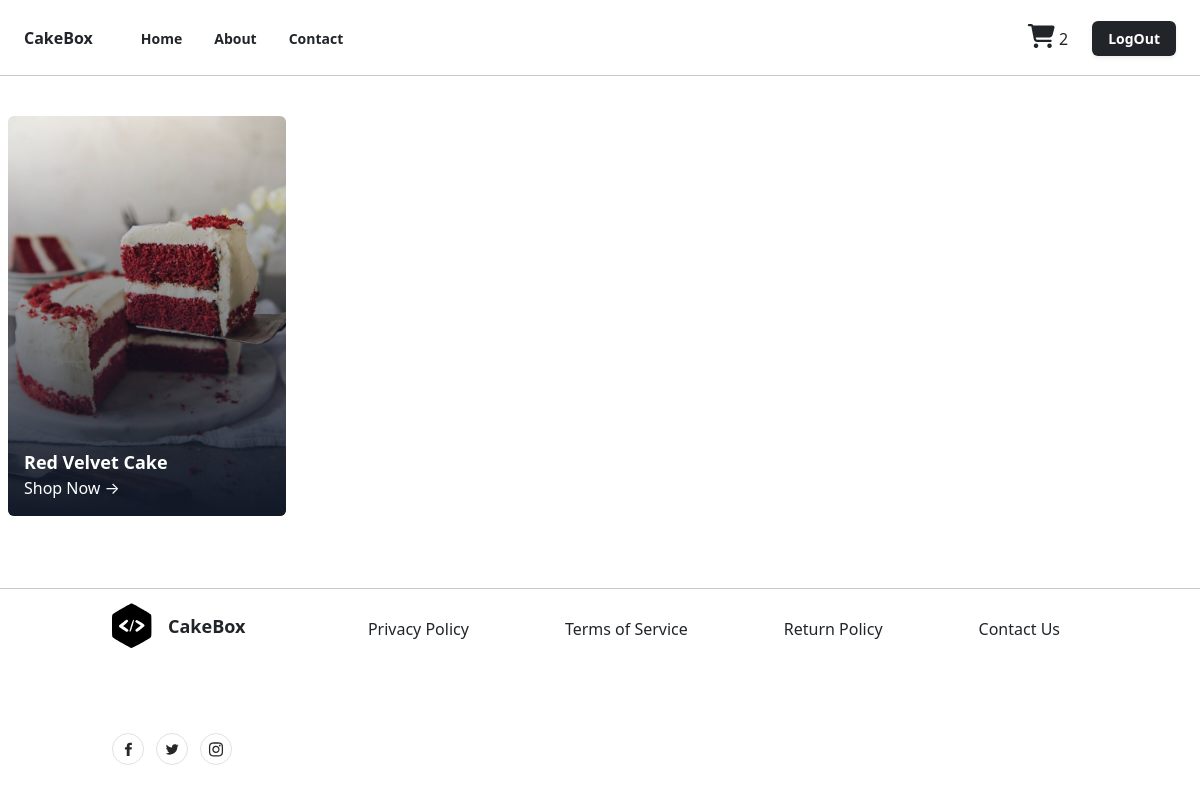
/cakes/1/list/ (signed in), run on an earlier commit of the app's database.
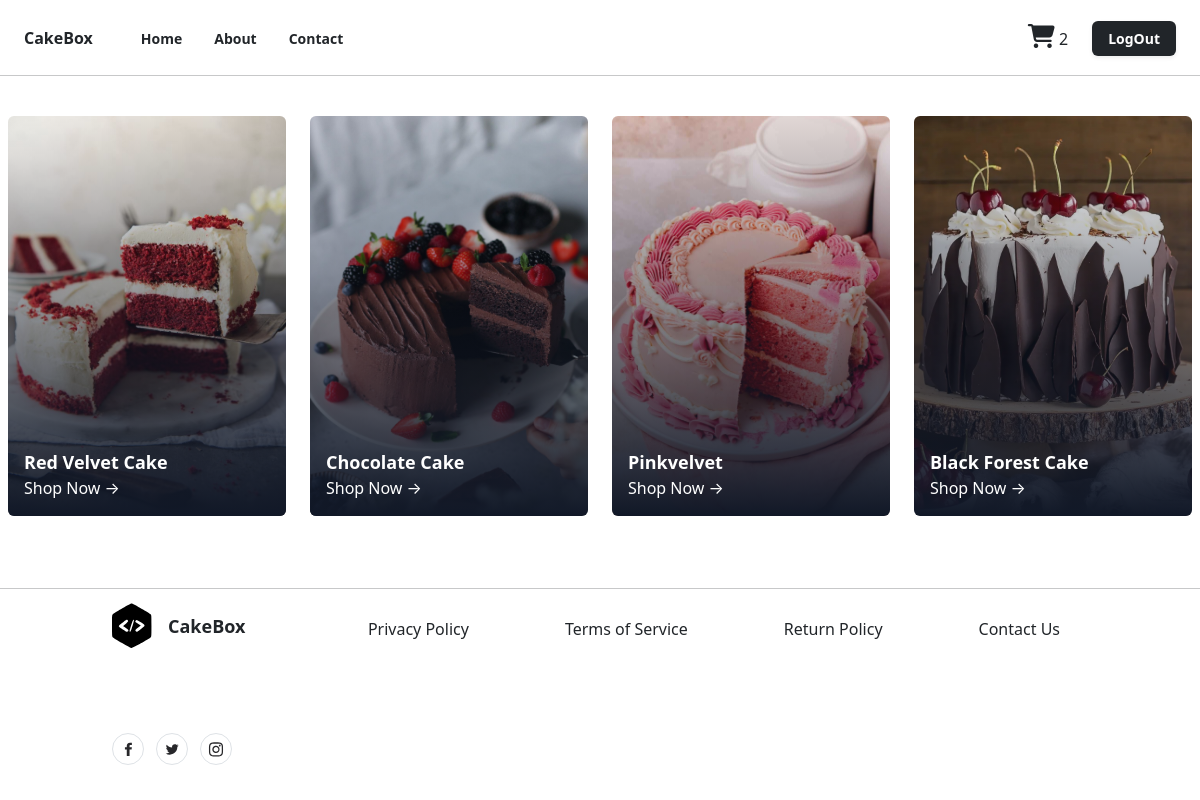
And on a later commit of the database.
### shop/models.py (models this page shows, shortened)
class CakeVarient(models.Model):
    cake_object=models.ForeignKey(Cake,on_delete=models.CASCADE,related_name='cakeitem')
    flavour_object=models.ForeignKey(Flavour,on_delete=models.CASCADE,)
    category_object=models.ForeignKey(Category,on_delete=models.CASCADE,name="cakecategory")
    image=models.ImageField(upload_to="cake_images",default="default.jpg",null=True,blank=True)
    shape_options=(
        ("Round","Round"),
        ("Square","Square"),
        ("Rectangle","Rectangle"),
        ("Heart","Heart"),
        ("Custom","Custom"),
   )
    shape=models.CharField(max_length=150,choices=shape_options,default="custom")
    weight_options=(
        ("250gm","250gm"),
        ("500gm","500gm"),
        ("1kg","1kg"),
        ("2kg","2kg"),
        ("Custom","Custom"),
    )
    weight=models.CharField(max_length=150,choices=weight_options,default="500")
    price=models.PositiveIntegerField()
    created_date=models.DateTimeField(auto_now_add=True)
    updated_date=models.DateTimeField(auto_now=True)
    is_active=models.BooleanField(default=True)

class Cake(models.Model):
    name=models.CharField(max_length=150,unique=True)
    occasion_object=models.ManyToManyField(Occasion)
    created_date=models.DateTimeField(auto_now_add=True)
    updated_date=models.DateTimeField(auto_now=True)
    is_active=models.BooleanField(default=True)

### shop/views.py (the view)
# urls.py: path("cakes/<int:pk>/list/",views.CakeListView.as_view(),name="cake-list"),
@method_decorator([signin_required,never_cache],name="dispatch")
class CakeListView(View):
    def get(self,request,*args,**kwargs):
        id=kwargs.get("pk")
        qs=CakeVarient.objects.filter(cakecategory=id)
        return render(request,"cake_list.html",{"data":qs})

### shop/context_processors.py (called while the page is built)
def basket_count(request):
    if request.user.is_authenticated:
        count=request.user.cart.cart_item_count
        return {"cart_count":count}
    else:
        return {"cart_count":0}

### shop/models.py (called while the page is built)
    @property
    def cart_items(self):
        return self.cartitem.filter(is_order_placed=False)

    @property
    def cart_item_count(self):
        return self.cart_items.count()

### shop/templates/cake_list.html
{%extends 'base.html'%}
{%block main_block%}
<div
  class="mx-auto grid w-full max-w-7xl items-center space-y-4 px-2 py-10 md:grid-cols-2 md:gap-6 md:space-y-0 lg:grid-cols-4">
  {%for c in data%}
  <div class="relative aspect-[16/9]  w-auto rounded-md md:aspect-auto md:h-[400px]">
    <img src="{{c.image.url}}" alt="No image" class="z-0 h-full w-full rounded-md object-cover" />
    <div class="absolute inset-0 rounded-md bg-gradient-to-t from-gray-900 to-transparent"></div>
    <div class="absolute bottom-4 left-4 text-left">
      <h1 class="text-lg font-semibold text-white">{{c.cake_object.name}}</h1>
      <p>
        <a href="{%url 'cake-detail' c.id %}"class="text-white">Shop Now →</a>
      </p>
    </div>
  </div>
  {%endfor%}
</div>
{%endblock%}

### shop/templates/base.html (shortened to what this page needs)
<!DOCTYPE html>
{%load static%}
<html lang="en">
<head>
  <link href="https://cdn.jsdelivr.net/npm/bootstrap@5.3.3/dist/css/bootstrap.min.css" rel="stylesheet">
  <link rel="stylesheet" href="https://cdnjs.cloudflare.com/ajax/libs/font-awesome/6.5.1/css/all.min.css" />
  <script src="https://cdn.tailwindcss.com"></script>
</head>
<body>
  <div class="relative w-full bg-white text-dark mt-3">
    <div class="mx-auto flex max-w-7xl items-center justify-between px-4 py-2 sm:px-6 lg:px-8">
      <div class="inline-flex items-center space-x-2">
        <span class="font-bold">CakeBox</span>
      </div>
      <div class="hidden grow items-start lg:flex ">
        <ul class="ml-12 inline-flex space-x-8 ">
          <li>
            <a
              href="{%url 'index' %}"
              class="text-sm font-semibold text-dark hover:text-gray-900"
            >
              Home
            </a>
          </li>
          <li>
            <a
              href="#"
              class="text-sm font-semibold text-dark hover:text-gray-900"
            >
              About
            </a>
          </li>
          <li>
            <a
              href="#"
              class="text-sm font-semibold text-dark hover:text-gray-900"
            >
              Contact
            </a>
          </li>
        </ul>
      </div>
      <div class="me-4">
        <a href="{% url 'basket-items' %}">
        <i class="fa" style="font-size:24px">&#xf07a;</i>
        <span> {{cart_count}}</span>
        </a>
      </div>
      <div class="hidden lg:block">
        <a href="{%url 'logout'%}"
          class="rounded-md bg-dark px-3 py-2 text-sm font-semibold text-white shadow-sm hover:bg-black/80 focus-visible:outline focus-visible:outline-2 focus-visible:outline-offset-2 focus-visible:outline-black"
        >
          LogOut
        </a>
      </div>
    </div>
  </div>
  <hr class="mt-3">
  {%block main_block%}
  {%endblock%}
  <section class="relative overflow-hidden bg-white py-8">
    <hr>
    <div class="container relative z-10 mx-auto px-4">
      <div class="-m-8 flex flex-wrap items-center justify-between">
        <div class="w-auto p-8">
          <a href="#">
            <div class="inline-flex items-center">
              <span class="ml-4 text-lg font-bold">CakeBox</span>
            </div>
          </a>
        </div>
        <div class="w-auto p-8">
          <ul class="-m-5 flex flex-wrap items-center">
            <li class="p-5">
              <a class="font-medium text-dark hover:text-gray-700" href="#">
                Privacy Policy
              </a>
            </li>
            <li class="p-5">
              <a class="font-medium text-dark hover:text-gray-700" href="#">
                Terms of Service
              </a>
            </li>
            <li class="p-5">
              <a class="font-medium text-dark hover:text-gray-700" href="#">
                Return Policy
              </a>
            </li>
            <li class="p-5">
              <a class="font-medium text-dark hover:text-gray-700" href="#">
                Contact Us
              </a>
            </li>
          </ul>
        </div>
        <div class="w-auto p-8">
          <div class="-m-1.5 flex flex-wrap">
            <div class="w-auto p-1.5">
              <a href="#">
                <div class="flex h-8 w-8 items-center justify-center rounded-full border border-gray-300 hover:border-gray-400">
                </div>
              </a>
            </div>
            <div class="w-auto p-1.5">
              <a href="#">
                <div class="flex h-8 w-8 items-center justify-center rounded-full border border-gray-300 hover:border-gray-400">
                </div>
              </a>
            </div>
            <div class="w-auto p-1.5">
              <a href="#">
                <div class="flex h-8 w-8 items-center justify-center rounded-full border border-gray-300 hover:border-gray-400">
                </div>
              </a>
            </div>
          </div>
        </div>
      </div>
    </div>
  </section>
</body>
</html>

What changed in the data, as far as the page shows it:
added CakeVarient: image (picture), cake_object.name "Chocolate Cake"
added CakeVarient: image (picture), cake_object.name "Pinkvelvet"
added CakeVarient: image (picture), cake_object.name "Black Forest Cake"
